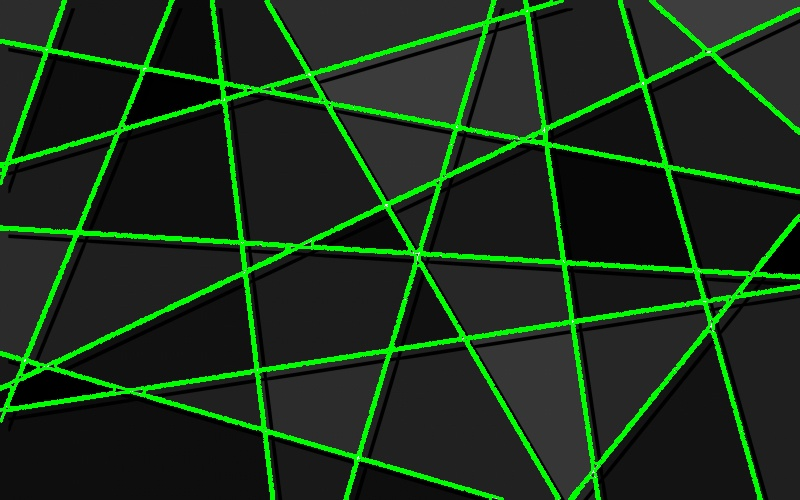
#> input picture project_7/images/image1.jpg, 800 x 500 px, given in place of lines.jpg, which was not available
$ jupyter execute lab7.ipynb
#> lines starting #> are read from the running program, lines starting #| are printed output that depends on the picture; after the words box and inside, x2 and y2 are one past the last pixel; in counts of white or black regions, pixels touching at a corner belong together; pictures that were not available may be replaced by others from this repository, and a replacement may not be noted
[cell 1]
import cv2
import numpy as np

img = cv2.imread('images/lines.jpg')
#> img is the input picture: shape (500, 800, 3); mean B, G, R 25.4, 49.4, 25.3

w, h = img.shape[:2]
#> w = 500; h = 800
gray = cv2.cvtColor(img,cv2.COLOR_BGR2GRAY)
gray = cv2.GaussianBlur(gray, (3, 3),0)
kernel = np.ones((5,5),np.uint8)
closing = cv2.morphologyEx(img, cv2.MORPH_CLOSE, kernel)
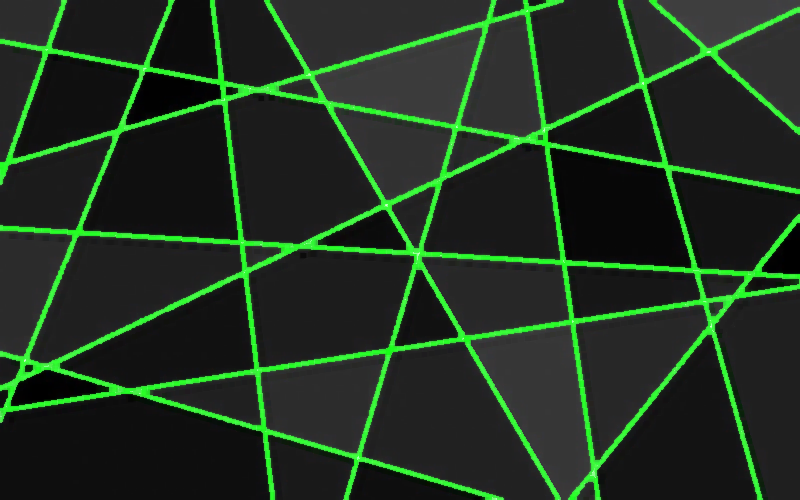
#> closing: shape (500, 800, 3); mean B, G, R 32, 52, 31.7
edges = cv2.Canny(closing,50,150,apertureSize = 3)
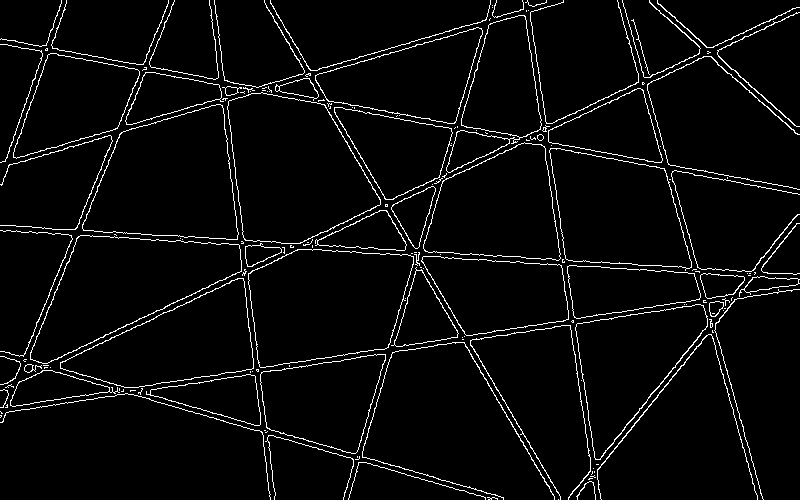
#> edges: shape (500, 800); 4.1% white in thin lines or dots
minLineLength = 1
maxLineGap = 0
lines = cv2.HoughLinesP(edges, 2, np.pi/180, 2, minLineLength,maxLineGap)
img2 = img.copy()
for line in lines:
    for x1,y1,x2,y2 in line:
        cv2.line(img2,(x1,y1),(x2,y2),(0,255,0),1)
#> this loop made 10475 passes
#> line on passes 1 to 3: [[189, 302, 189, 302]], [[404, 292, 405, 290]], [[212, 284, 212, 284]]
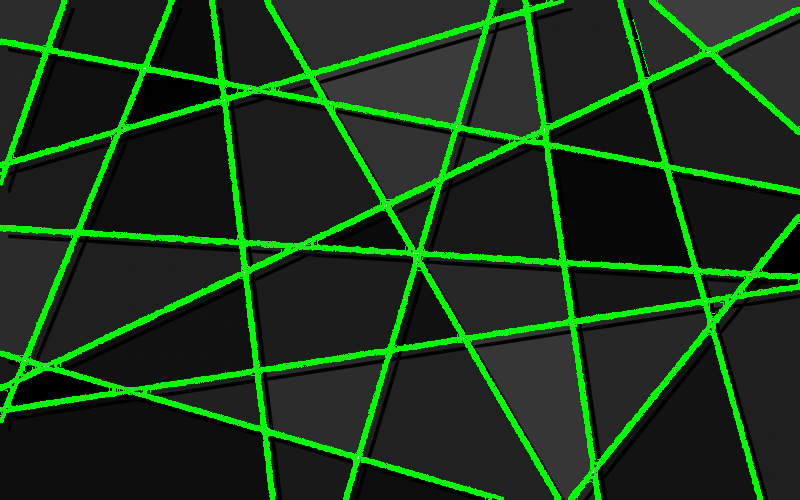
#> img2: shape (500, 800, 3); 3.75% of pixels changed, all inside (x1, y1, x2, y2) = (0, 0, 800, 500)

for line in lines:
    for x1,y1,x2,y2 in line:
        cv2.line(img,(x1,y1),(x2,y2),(0,255,0),2)
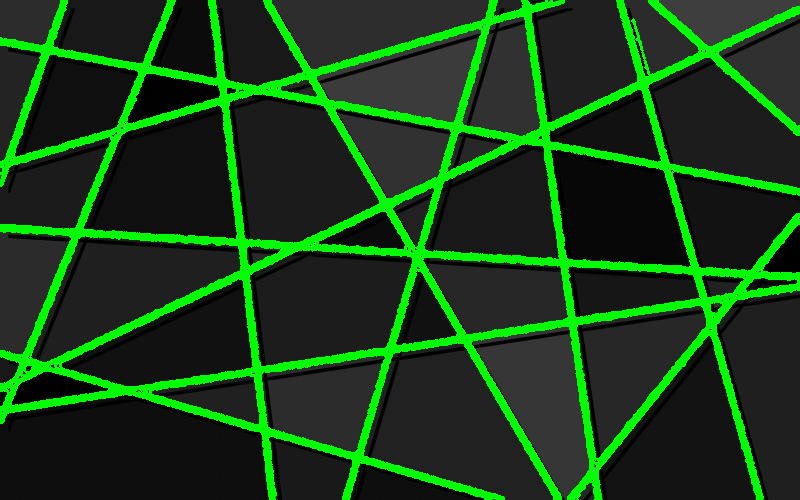
#> img: shape (500, 800, 3); 11.36% of pixels changed, all inside (x1, y1, x2, y2) = (0, 0, 800, 500)

cv2.imwrite('images/image1.jpg', img)
cv2.imwrite('images/image2.jpg', img2)
#> Out = True

[cell 2]
import cv2
import numpy as np

img = cv2.imread('images/skyskeb_one.jpg')
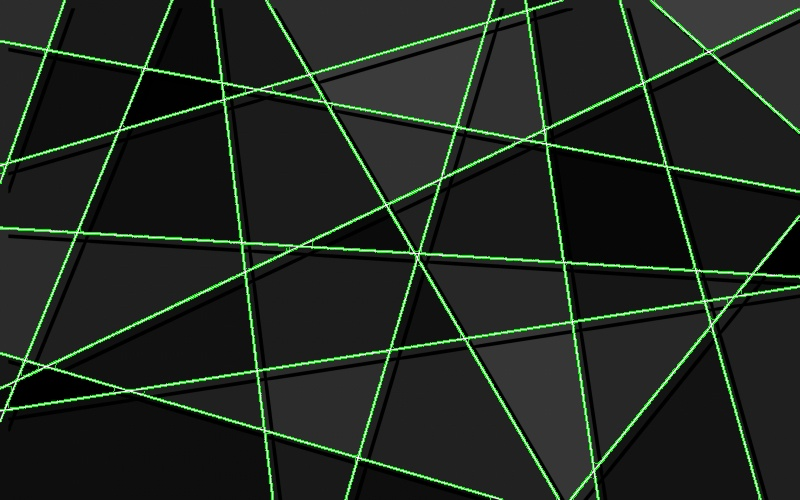
#> input picture project_7/images/image2.jpg, 800 x 500 px, given in place of skyskeb_one.jpg, which was not available
#> img is the input picture: shape (500, 800, 3); mean B, G, R 31.8, 39.6, 31.8
w, h = img.shape[:2]
gray = cv2.cvtColor(img,cv2.COLOR_BGR2GRAY)
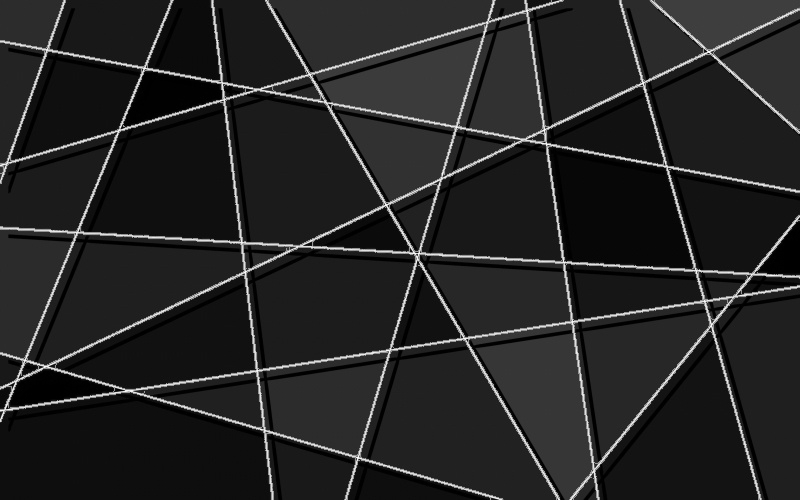
#> gray: shape (500, 800); min 0, max 254, mean 36.4
gray = cv2.GaussianBlur(gray, (3, 3),0)
edges = cv2.Canny(gray,50,150,apertureSize = 3)
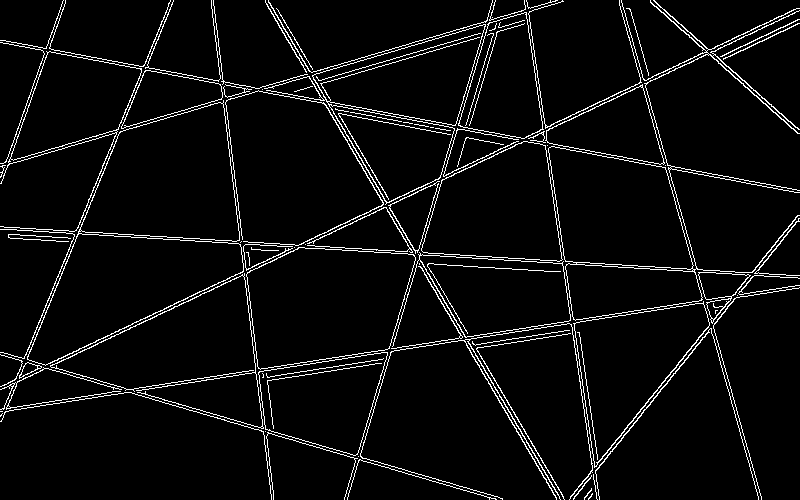
#> edges: shape (500, 800); 4.9% white in thin lines or dots
minLineLength = 100
maxLineGap = 10
lines = cv2.HoughLinesP(edges, 1, np.pi/180, 100, minLineLength,maxLineGap)
#> lines = 292 rows, first 6: [252, 318, 255, 342], [459, 340, 470, 339], [233, 162, 234, 177], [336, 359, 347, 358], [72, 352, 119, 330], [616, 97, 635, 88]
for line in lines:
    for x1,y1,x2,y2 in line:
        if x1 == x2:
            cv2.line(img,(x1,0),(x2,h),(0,255,0),2)
#> this loop made 292 passes

cv2.imwrite('images/image3.jpg',img)
#> Out = True

[cell 3]
import cv2

img = cv2.imread('images/square_many2.jpg')
img2 = img.copy()
template = cv2.imread('images/green_square.jpg')
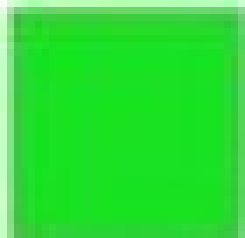
#> input picture project_7/images/green_square.jpg, 35 x 34 px (shown 7 times larger)
#> template is the input picture: shape (34, 35, 3); mean B, G, R 54.1, 222.8, 46.5
w, h = template.shape[:2]
#> w = 34; h = 35
methods = ['cv2.TM_SQDIFF_NORMED']
i = 0
for meth in methods:
    while i < 52:
        method = eval(meth)
        res = cv2.matchTemplate(img, template, method)
        min_val, max_val, min_loc, max_loc = cv2.minMaxLoc(res)
        if method in [cv2.TM_SQDIFF, cv2.TM_SQDIFF_NORMED]:
            top_left = min_loc
        else:
            top_left = max_loc
        bottom_right = (top_left[0] + w, top_left[1] + h)
        cv2.rectangle(img, top_left, bottom_right, (0, 0, 0), 2)
        i += 1
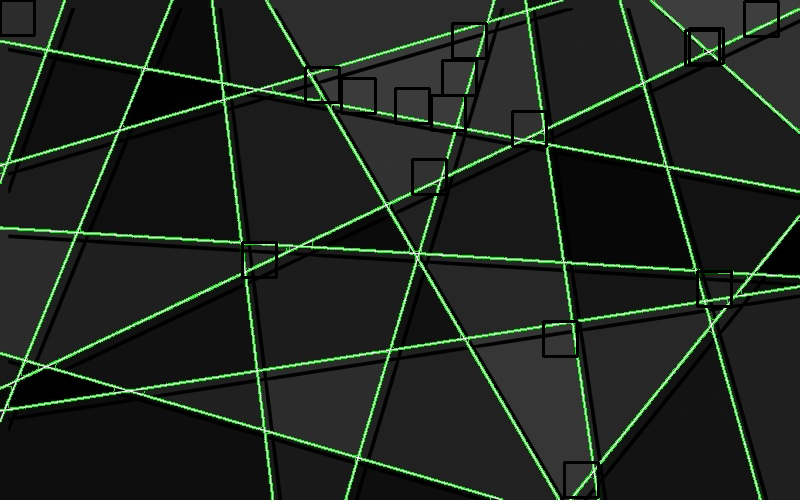
#> img: shape (500, 800, 3); 1.55% of pixels changed, all inside (x1, y1, x2, y2) = (0, 0, 780, 499)
#> res: shape (467, 766) float32; every value is 1
#> after the loop, i = 52
cv2.putText(img, str(i), (200, 200), cv2.FONT_HERSHEY_SIMPLEX, 1, (0, 0, 255), 2, cv2.LINE_AA)
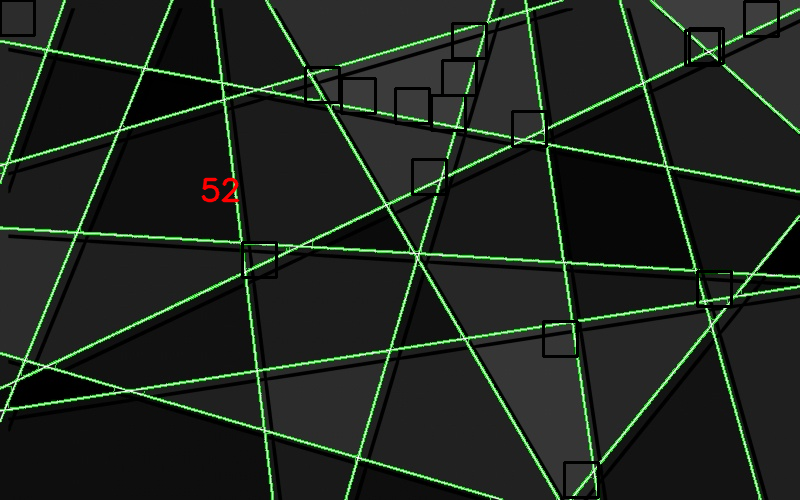
#> img: shape (500, 800, 3); 0.14% of pixels changed, all inside (x1, y1, x2, y2) = (201, 177, 240, 203)

cv2.imwrite('images/image4.jpg',img)
#> Out = True
